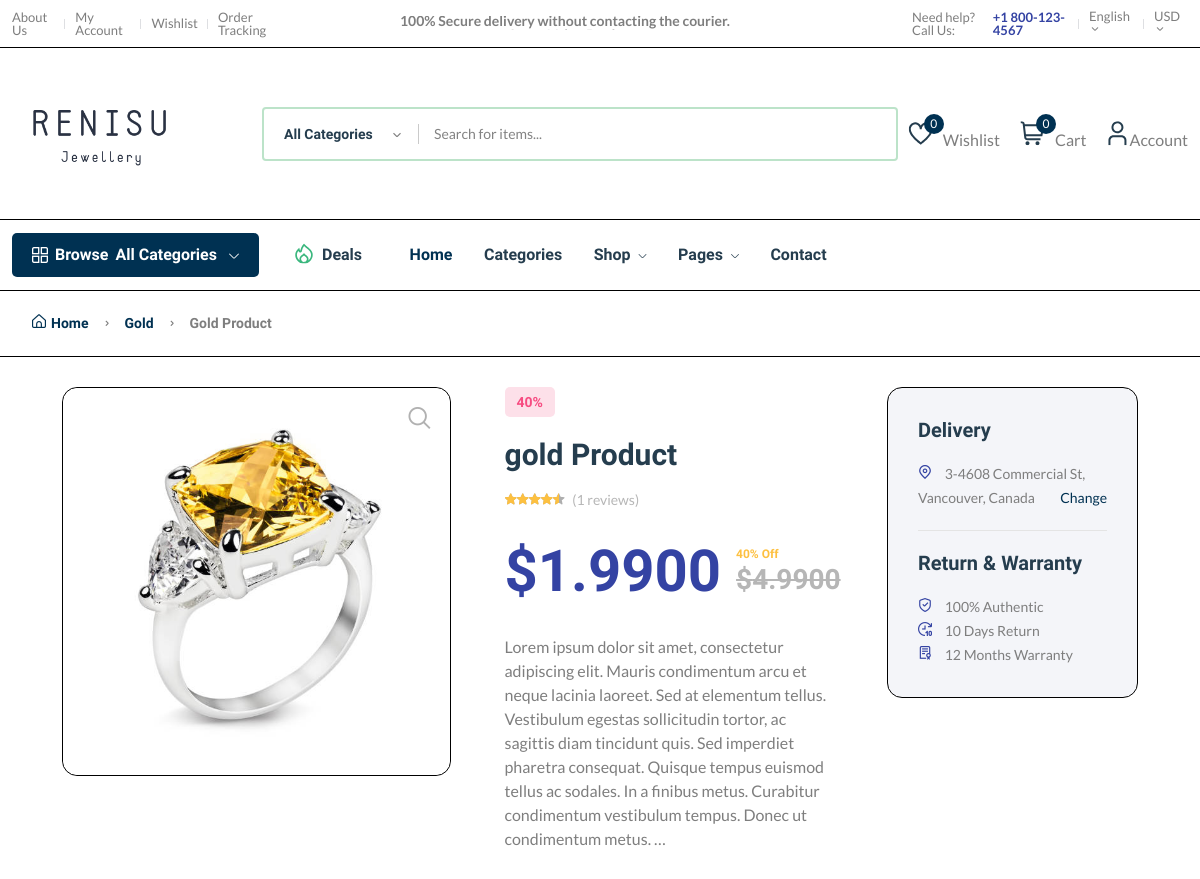
Page /product/prd4eb1a24gha/ (upper part) on the earlier database version.
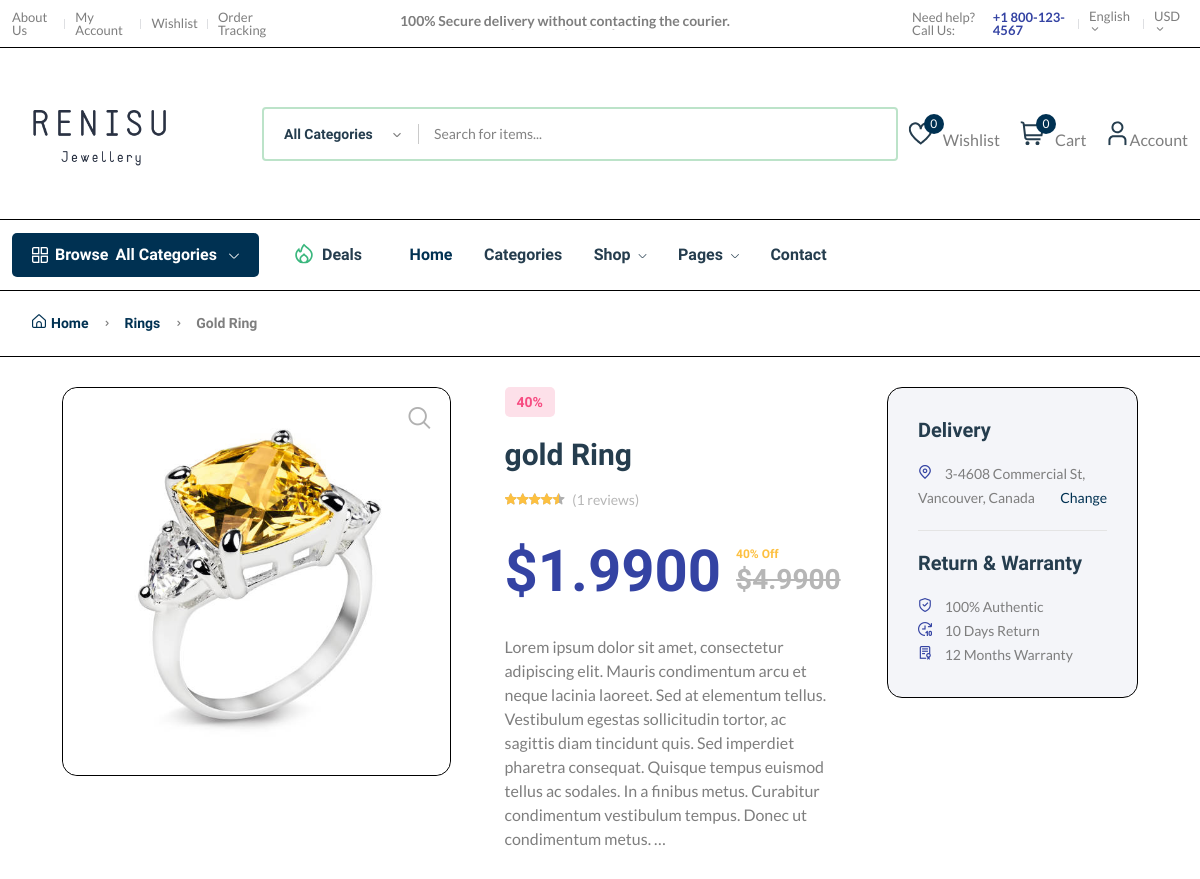
Same page on the later database version.
### core/models.py (models this page shows, shortened)
class Product(models.Model):
    pid = ShortUUIDField(unique = True,
                        length = 10,
                        max_length = 30,
                        prefix = "prd",
                        alphabet = "abcdefgh12345"
                        )
    title = models.CharField(max_length = 100) # Title, heading
    image = models.ImageField(upload_to = "product")
    description = RichTextUploadingField(null=True,
                                        blank=True,
                                        default="This is the product"
                                        )
    category = models.ForeignKey(Category,
                                on_delete = models.SET_NULL,
                                null = True,
                                related_name= "category"
                                )
    price = models.DecimalField(max_digits = 9999999999,
                                decimal_places = 4,
                                default = "1.99"
                                )
    old_price = models.DecimalField(max_digits = 9999999999,
                                    decimal_places = 4,
                                    default = "2.99"
                                    )
    specifications = models.TextField(null = True,
                                    blank = True,
                                    default = "This is for the specific values of the products"
                                    )
    stock_count = models.CharField(max_length=100,
                                default="10",
                                null=True,
                                blank=True
                                )
    status = models.BooleanField(default=True)
    in_stock = models.BooleanField(default=True)
    featured = models.BooleanField(default=False)
    sku = ShortUUIDField(unique=True,
                        length=4,
                        max_length=10,
                        prefix="sku",
                        alphabet="1234567890"
                        )
    date = models.DateTimeField(auto_now_add=True)
    updated = models.DateTimeField(null=True,
                                blank=True
                                )
    class Meta:
        verbose_name_plural = "Products"
    def get_precentage(self):
        new_price = (self.price / self.old_price) * 100
        return new_price

class Category(models.Model):
    cid = ShortUUIDField(unique=True,
                        length = 10,
                        max_length=30,
                        prefix="cat",
                        alphabet="abcdefgh12345"
                        )
    title = models.CharField(max_length=100) # Title, heading
    image = models.ImageField(upload_to="category")
    class Meta:
        verbose_name_plural = "categories"
    def __str__(self):
        return self.title

### core/views.py (the view)
# urls.py: path("product/<pid>/",views.product_detail_view, name = "product-detail"),
def product_detail_view(request, pid):
    product = Product.objects.get(pid=pid)
    p_images = product.p_images.all()
    reviews = ProductReview.objects.filter(product=product)
    review_form = ProductReviewForm()
    make_review = True
    if request.user.is_authenticated:
        user_review_count = ProductReview.objects.filter(user=request.user, product=product).count()
        if user_review_count > 0:
            make_review = False
    context = {
        "product":product,
        "p_images":p_images,
        "reviews":reviews,
        "review_form":review_form,
        "make_review":make_review
    }
    return render(request,'core/product-detail.html',context)

### core/forms.py
class ProductReviewForm(forms.ModelForm):
    review = forms.CharField(widget=forms.Textarea(attrs={'placeholder': "Write review"}))
    class Meta:
        model = ProductReview
        fields = ['review', 'rating']

### core/context_processor.py (called while the page is built)
def default(request):
    categories = Category.objects.all()
    try:
        address = Address.objects.get(user=request.user.id)
    except Address.DoesNotExist:
        address = "Address not found"
    return {
        'categories':categories,
        'address':address
    }

### templates/core/product-detail.html (shortened to what the changed rows need)
{% extends 'partials/base.html' %}
{% load static %}
{% block content %}
<link rel="stylesheet" href="//cdnjs.cloudflare.com/ajax/libs/highlight.js/10.0.3/styles/default.min.css">
<link rel="stylesheet" href="{% static 'assets/css/prism.css' %}">
    <main class="main">
        <div class="page-header breadcrumb-wrap">
            <div class="container">
                <div class="breadcrumb">
                    <a href="index.html" rel="nofollow"><i class="fi-rs-home mr-5"></i>Home</a>
                    <span></span> <a href="shop-grid-right.html">{{product.category}}</a> <span></span> {{product.title}}
                </div>
            </div>
        </div>
        <div class="container mb-30">
            <div class="row">
                <div class="col-xl-11 col-lg-12 m-auto">
                    <div class="row">
                        <div class="col-xl-9">
                            <div class="product-detail accordion-detail">
                                <div class="row mb-50 mt-30">
                                    <div class="col-md-6 col-sm-12 col-xs-12 mb-md-0 mb-sm-5">
                                        <div class="detail-gallery">
                                            <div class="product-image-slider">
                                                <figure class="border-radius-10">
                                                    <img src="{{product.image.url}}" alt="product image" />
                                                </figure>
                                            </div>
                                        </div>
                                    </div>
                                    <div class="col-md-6 col-sm-12 col-xs-12">
                                        <div class="detail-info pr-30 pl-30">
                                            <span class="stock-status out-stock"> {{product.get_precentage|floatformat:0}}%</span>
                                            <h2 class="title-detail">{{product.title}}</h2>
                                            <div class="product-detail-rating">
                                                <div class="product-rate-cover text-end">
                                                </div>
                                            </div>
                                            <div class="clearfix product-price-cover">
                                                <div class="product-price primary-color float-left">
                                                    <span class="current-price text-brand">$</span><span class="current-price text-brand current-price current-product-price-{{ product.id }}" id="current-product-price">{{product.price}}</span>
                                                    <span>
                                                        <span class="save-price font-md color3 ml-15">{{product.get_precentage|floatformat:0}}% Off</span>
                                                        <span class="old-price font-md ml-15">${{product.old_price}}</span>
                                                    </span>
                                                </div>
                                            </div>
                                            <div class="short-desc mb-30">
                                                <p class="font-lg">{{product.description|safe |truncatewords:"50"}}</p>
                                            </div>
                                        </div>
                                    </div>
                                </div>
                            </div>
                        </div>
                    </div>
                </div>
            </div>
        </div>
    </main>
{% endblock %}

Differences in the rows shown:
changed Product: category "Gold" → "Rings"; title "Gold Product" → "Gold Ring"; title "gold Product" → "gold Ring"
